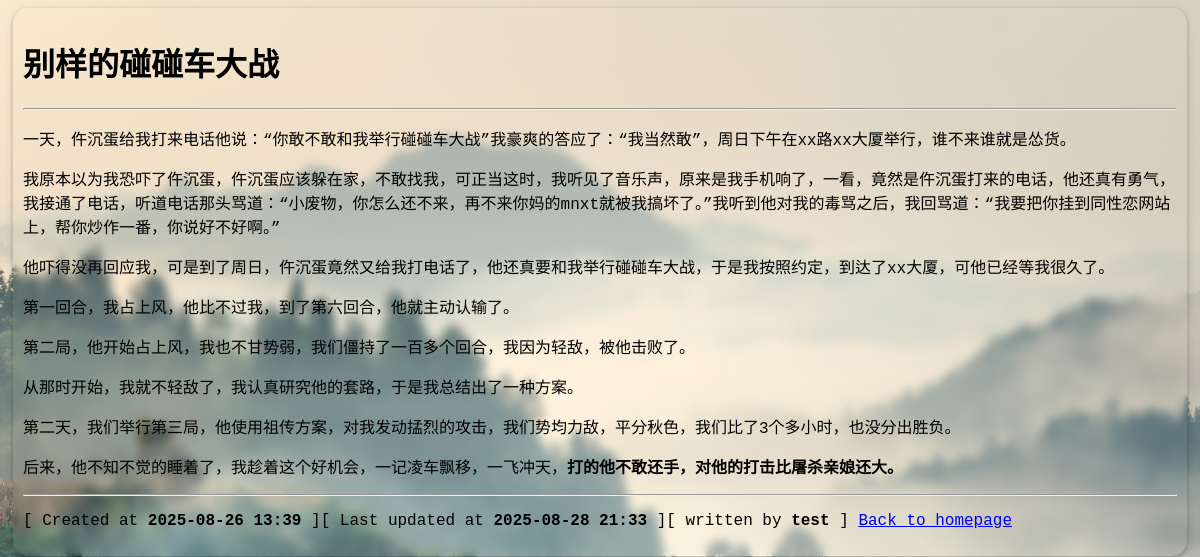
/passage/detail/10/, run on an earlier commit of the app's database.
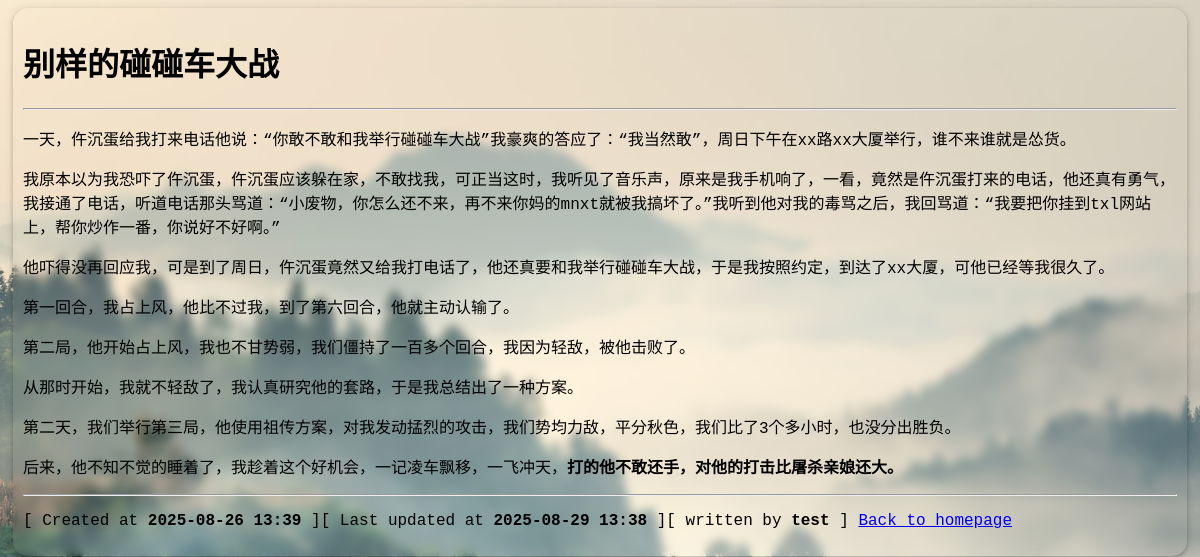
And on a later commit of the database.
### passagesharer/models.py (models this page shows, shortened)
class Passage(models.Model):
    title = models.CharField(max_length=200)
    content = models.TextField()
    author = models.ForeignKey(
        settings.AUTH_USER_MODEL,
        on_delete=models.CASCADE,
        related_name='passages'
    )
    created_at = models.DateTimeField(auto_now_add=True)
    last_updated_at = models.DateTimeField(auto_now=True)

### passagesharer/views.py (the view)
# urls.py: path('passage/detail/<int:passage_id>/', views.detail, name='detail'),
def detail(request: HttpRequest, passage_id: int) -> HttpResponse:
    try:
        passage = Passage.objects.get(pk=passage_id)  # Fetch the specific passage by ID
    except Passage.DoesNotExist:
        return render(request, 'homepage/404.html', status=404, context={"current_path": request.path})
    import markdown
    passage_content_html = markdown.markdown(passage.content)
    return render(request, 'homepage/detail.html', {'passage': passage, 'passage_content_html': passage_content_html})

### passagesharer/templates/homepage/detail.html (shortened to what this page needs)
{% load static %}
<!DOCTYPE html>
<html lang="en">
<head>
    <link rel="stylesheet" href="{% static 'global/css/style.css' %}">
</head>
<body>
    <div class="main">
        <h1>{{ passage.title }}</h1>
        <hr>
        <div>{{ passage_content_html|safe }}</div>
        <hr>
        <p>[ Created at <b>{{ passage.created_at|date:'Y-m-d H:i' }}</b> ][ Last updated at <b>{{ passage.last_updated_at|date:'Y-m-d H:i' }}</b> ][ written by <b>{{ passage.author.username }}</b> ] <a href="{% url 'index' %}">Back to homepage</a></p>
    </div>
</body>
</html>

What changed in the data, as far as the page shows it:
changed Passage "别样的碰碰车大战": last_updated_at "2025-08-28 21:33" → "2025-08-29 13:38"
Also different on the page:
{{ passage_content_html|safe }}: "一天，仵沉蛋给我打来电话他说：“你敢不敢和我举行碰碰车大战”我豪爽的答应了：“我当然敢”，周日下午在xx路xx大厦举行，谁不来谁就是怂货。 我原本以为我恐吓了仵沉蛋，仵沉蛋应该躲在家，不敢找我，可正当这时，我听见了音乐声，原来是我手机响了，一看，竟然是仵沉蛋打来的电话，他还真有勇气，我接通了电话，听道电话那头骂道：“小废物，你怎么还不来，再不来你妈的mnxt就被我搞坏了。”我听到他对我的毒骂之后，我回骂道：“我要把你挂到同性恋网站上，帮你炒作一番，你说好不好啊。” 他吓得没再回应我，可是到了周日，仵沉蛋竟然又给我打电话了，他还真要和我举行碰碰车大战，于是我按照约定，到达了xx大厦，可他已经等我很久了。 第一回合，我占上风，他比不过我，到了第六回合，他就主动认输了。 第二局，他开始占上风，我也不甘势弱，我们僵持了一百多个回合，我因为轻敌，被他击败了。 从那时开始，我就不轻敌了，我认真研究他的套路，于是我总结出了一种方案。…" → "一天，仵沉蛋给我打来电话他说：“你敢不敢和我举行碰碰车大战”我豪爽的答应了：“我当然敢”，周日下午在xx路xx大厦举行，谁不来谁就是怂货。 我原本以为我恐吓了仵沉蛋，仵沉蛋应该躲在家，不敢找我，可正当这时，我听见了音乐声，原来是我手机响了，一看，竟然是仵沉蛋打来的电话，他还真有勇气，我接通了电话，听道电话那头骂道：“小废物，你怎么还不来，再不来你妈的mnxt就被我搞坏了。”我听到他对我的毒骂之后，我回骂道：“我要把你挂到txl网站上，帮你炒作一番，你说好不好啊。” 他吓得没再回应我，可是到了周日，仵沉蛋竟然又给我打电话了，他还真要和我举行碰碰车大战，于是我按照约定，到达了xx大厦，可他已经等我很久了。 第一回合，我占上风，他比不过我，到了第六回合，他就主动认输了。 第二局，他开始占上风，我也不甘势弱，我们僵持了一百多个回合，我因为轻敌，被他击败了。 从那时开始，我就不轻敌了，我认真研究他的套路，于是我总结出了一种方案。…"
